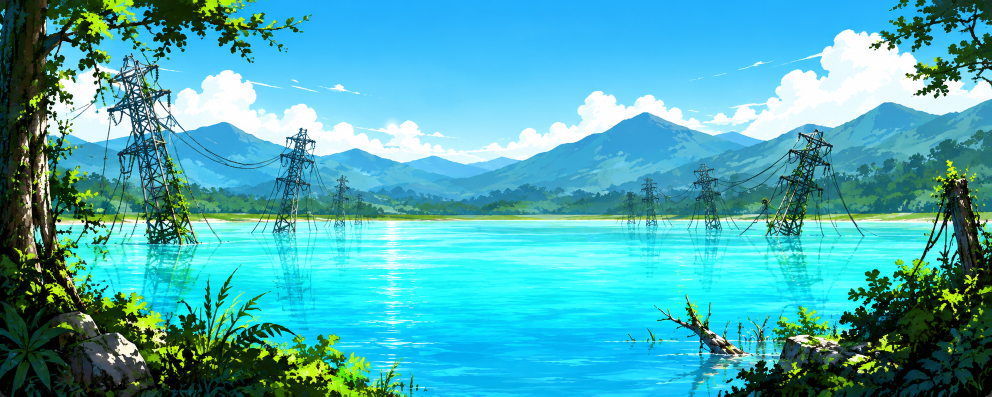
#> input picture packages/digital-pet-fields/assets/backgrounds/dragon-eye-lake.png, 1983 x 793 px (shown at 1/2 size)
$ python build-web-social-card.py
#> lines starting #> are read from the running program, lines starting #| are printed output that depends on the picture
"""Render the web sharing card from existing branding, font and world artwork."""

from pathlib import Path

from PIL import Image, ImageChops, ImageDraw, ImageFont, ImageOps

ROOT = Path(__file__).resolve().parents[1]
OUTPUT = ROOT / "packages/web-digital-pet/assets/social/digital-pet-share.png"
FONT = ROOT / "packages/digital-pet-webviews/assets/fonts/Silkscreen-Regular.ttf"
CASE = "#594130"
EDGE = "#9a7750"
CASE_INK = "#d6c5a3"
LCD = "#bac79c"
LCD_EDGE = "#89966f"
INK = "#26351e"

background = Image.open(ROOT / "packages/digital-pet-fields/assets/backgrounds/dragon-eye-lake.png").convert("RGB")
#> background is the input picture: PIL image 1983x793 RGB; mean R, G, B 73.1, 171, 178.7
card = ImageOps.fit(background, (1200, 630), method=Image.Resampling.NEAREST).convert("RGBA")
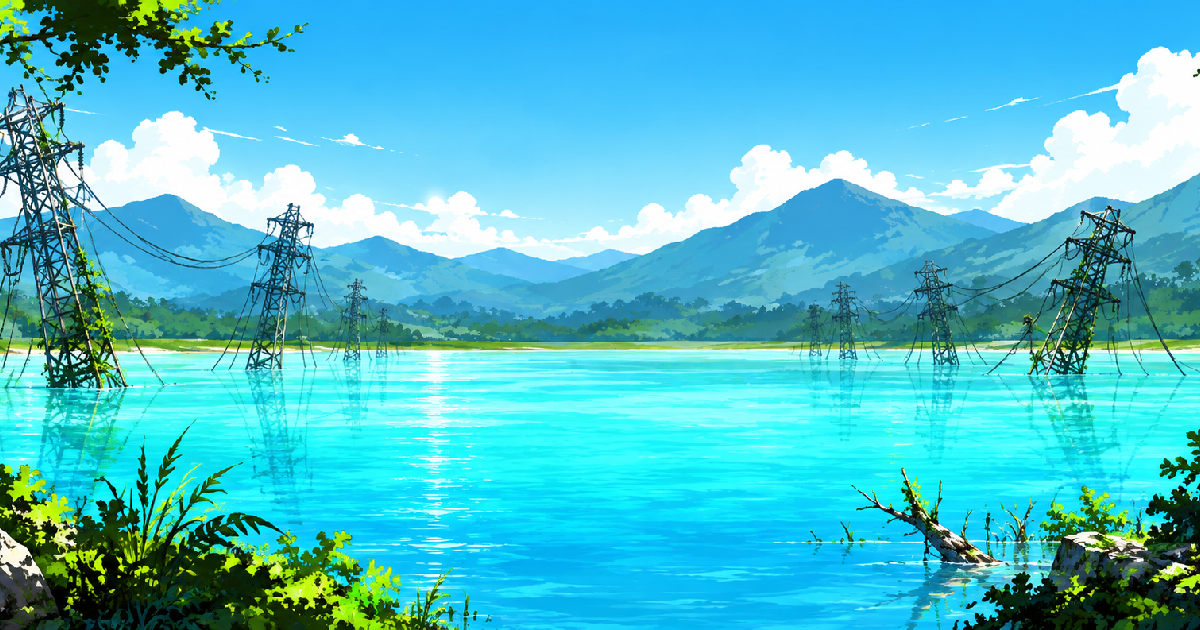
#> card: PIL image 1200x630 RGBA; mean R, G, B, A 76.6, 189.8, 204.9, 255
card = Image.alpha_composite(card, Image.new("RGBA", card.size, (11, 23, 26, 125))).convert("RGB")
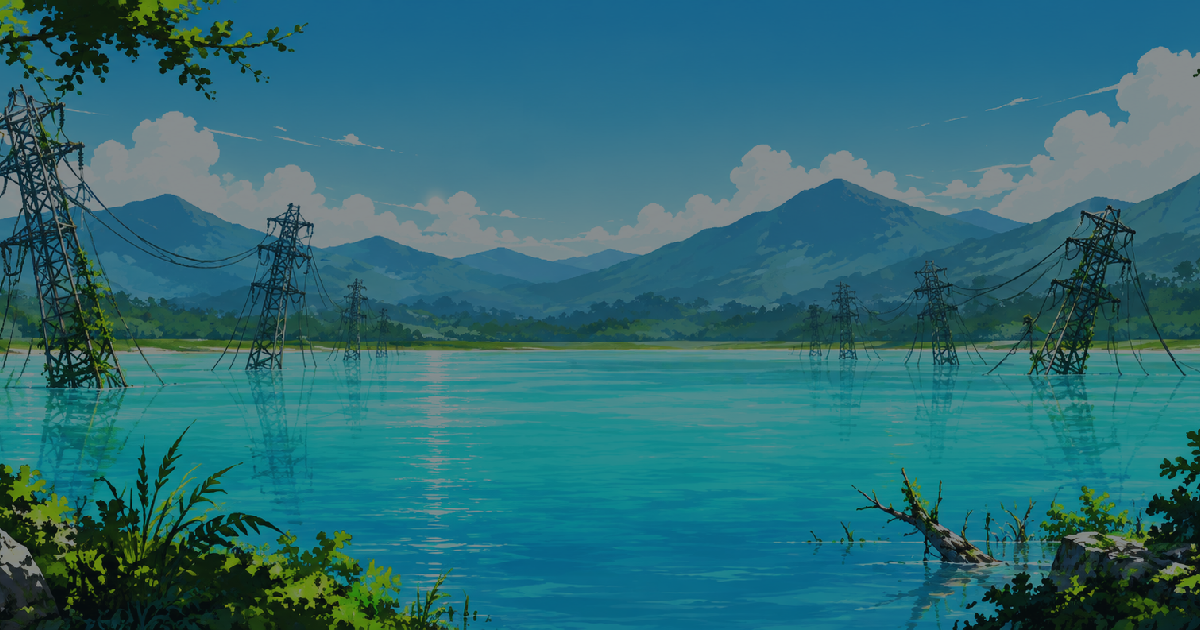
#> card: PIL image 1200x630 RGB; mean R, G, B 44.4, 108.1, 117.2
draw = ImageDraw.Draw(card)


def text(position, value, size, color):
    draw.text(position, value, font=ImageFont.truetype(str(FONT), size), fill=color)


draw.rectangle((54, 44, 1156, 590), fill="#342b21")
draw.rectangle((60, 38, 1148, 582), fill=CASE, outline=EDGE, width=8)
draw.rectangle((73, 51, 1135, 569), outline="#342b21", width=3)
for x in range(94, 1120, 90):
    draw.rectangle((x, 54, x + 4, 68), fill="#342b21")
    draw.rectangle((x, 552, x + 4, 566), fill="#342b21")
text((96, 76), "DIGITAL MONSTER", 26, CASE_INK)
text((918, 83), "WEB VPET", 17, CASE_INK)

draw.rectangle((87, 128, 1121, 500), fill="#303725")
draw.rectangle((96, 137, 1112, 491), fill=LCD_EDGE)
draw.rectangle((105, 146, 1103, 482), fill=LCD)
text((138, 176), "YOUR PIXEL COMPANION", 18, "#435334")
text((132, 220), "DIGITAL", 58, INK)
text((132, 284), "PET", 58, INK)
draw.rectangle((140, 369, 641, 372), fill=LCD_EDGE)
text((139, 395), "RAISE. EXPLORE. EVOLVE.", 18, INK)
text((139, 430), "PLAY IN YOUR BROWSER", 14, "#435334")

# Recolor the existing monochrome icon, preserving its authored pixel silhouette.
#> (the run stopped early here; a loop or call above may not have finished)
